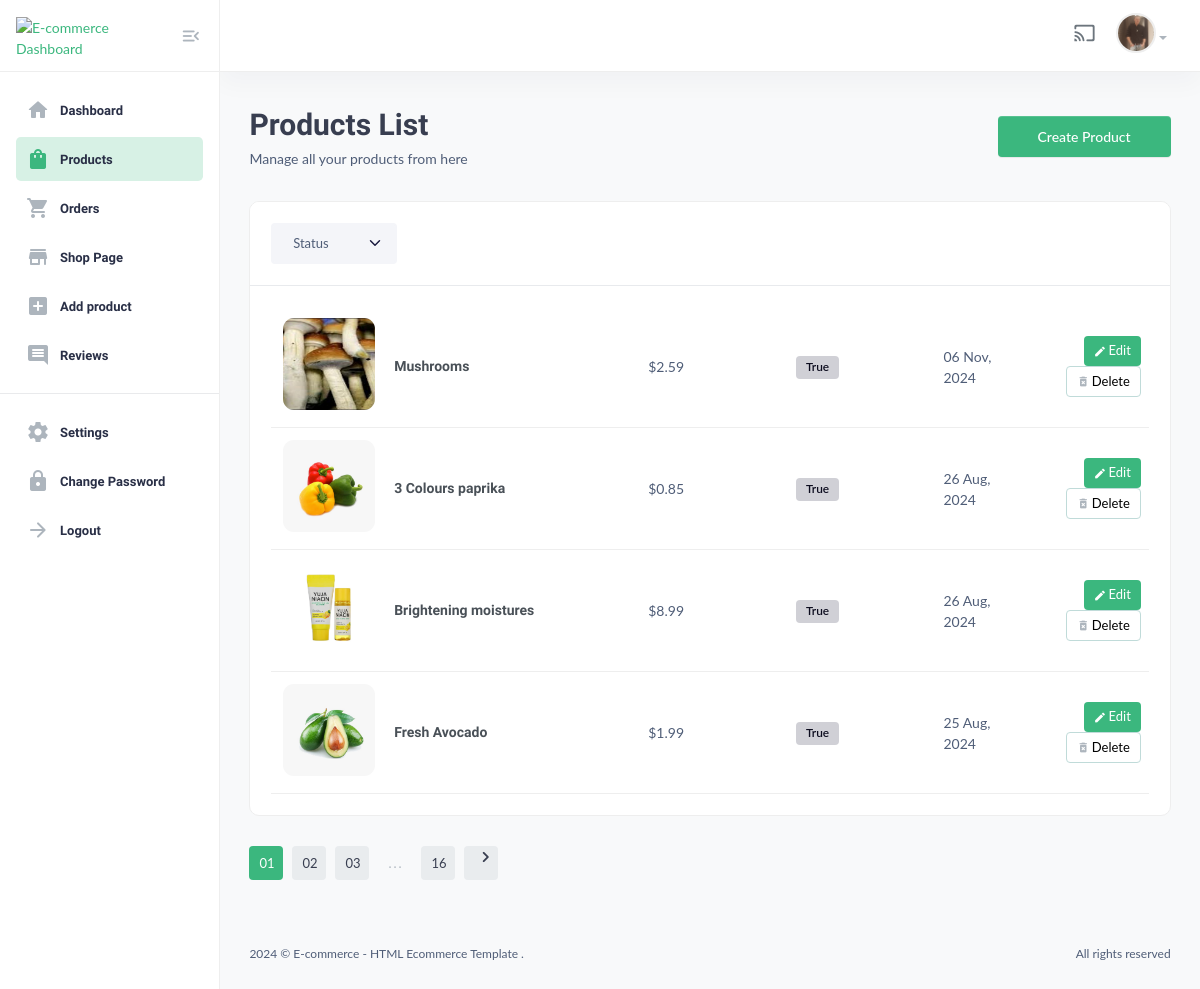
The app's page /useradmin/products/ (signed in) with its own data.
### userauths/models.py (models this page shows, shortened)
class User(AbstractUser):
    email = models.EmailField(unique=True)
    username = models.CharField(max_length=100)
    bio = models.CharField(max_length=100)
    USERNAME_FIELD = "email"
    REQUIRED_FIELDS = ['username']

class Profile(models.Model):
    user = models.OneToOneField(User, on_delete=models.CASCADE)
    image = models.ImageField(upload_to='image')
    full_name = models.CharField(max_length=200)
    bio = models.CharField(max_length=200, null=True, blank=True)
    phone = models.CharField(max_length=200)
    address = models.CharField(max_length=200, null=True, blank=True)
    country = models.CharField(max_length=200, null=True, blank=True)
    verified = models.BooleanField(default=False)

### core/models.py (models this page shows, shortened)
class Product(models.Model):
    pid = ShortUUIDField(unique=True, length=10, max_length=20, alphabet="abcdefgh12345")
    user = models.ForeignKey(User, on_delete=models.SET_NULL, null=True)
    category = models.ForeignKey(Category, on_delete=models.SET_NULL, null=True, related_name="category")
    vendor = models.ForeignKey(Vendor, on_delete=models.SET_NULL, null=True, related_name="vendor")
    title = models.CharField(max_length=100, default="Fresh Pear")
    image = models.ImageField(upload_to=user_directory_path, default="product.jpg")
    description = CKEditor5Field(null=True, blank=True, default="This is the product", config_name="extends")
    price = models.DecimalField(max_digits=12, decimal_places=2, default="1.99")
    old_price = models.DecimalField(max_digits=12, decimal_places=2, default="2.99")
    specifications = CKEditor5Field(null=True, blank=True, config_name="extends")
    type = models.CharField(max_length=100, default="Organic", null=True, blank=True)
    stock_count = models.CharField(max_length=100, default="10", null=True, blank=True)
    life = models.CharField(max_length=100, default="100 Days", null=True, blank=True)
    mfd = models.DateTimeField(auto_now_add=False, null=True, blank=True)
    tags = TaggableManager(blank=True)
    product_status = models.CharField(choices=STATUS, max_length=10, default="in_review")
    status = models.BooleanField(default=True)
    in_stock = models.BooleanField(default=True)
    featured = models.BooleanField(default=True)
    digital = models.BooleanField(default=False)
    sku = ShortUUIDField(unique=True, length=4, max_length=10, prefix="sku", alphabet="1234567890")
    date = models.DateTimeField(auto_now_add=True)
    updated = models.DateTimeField(null=True, blank=True)
    class Meta:
        verbose_name_plural = "Products"

### useradmin/decorators.py (the view)
    def wrapper(request, *args, **kwargs):
        if request.user.is_superuser != True:
            messages.warning(request, "You are not authorized to access this page.")
            return redirect("/user/sign-in/")
        return view_func(request, *args, **kwargs)

### core/context_processor.py (called while the page is built)
def default(request):
    categories = Category.objects.all()
    vendors = Vendor.objects.all()
    min_max_price = Product.objects.aggregate(Min("price"), Max("price")) # Get the lowest and highest value from the models (price from product)
    try:
        wishlist = Wishlist.objects.filter(user=request.user)
    except:
        messages.warning(request, "You need to login before accessing your wishlist.")
        wishlist = 0
    try:
        address = Address.objects.get(user=request.user)
    except:
        address = None
    return {
        "categories": categories,
        "wishlist": wishlist,
        "address": address,
        "vendors": vendors,
        "min_max_price": min_max_price,
    }

### useradmin/views.py (called while the page is built)
@admin_required
def products(request):
    all_products = Product.objects.all().order_by("-id")
    all_categories = Category.objects.all()
    context = {
        "all_products": all_products,
        "all_categories": all_categories,
        }
    return render(request, "useradmin/products.html", context)

### templates/useradmin/products.html (shortened to what this page needs)
{% extends 'useradmin/base.html' %}
{% load static %}
{% block content %}
<section class="content-main">
    <div class="content-header">
        <div>
            <h2 class="content-title card-title">Products List</h2>
            <p>Manage all your products from here</p>
        </div>
        <div>
            <a href="{% url 'useradmin:add-product' %}" class="btn btn-primary btn-sm rounded">Create Product</a>
        </div>
    </div>
    <div class="card mb-4">
        <header class="card-header">
            <div class="row align-items-center">
                <div class="col-md-2 col-6">
                    <select class="form-select">
                        <option selected>Status</option>
                    </select>
                </div>
            </div>
        </header>
        <div class="card-body">
            {% for p in all_products %}
            <article class="itemlist">
                <div class="row align-items-center">
                    <div class="col-lg-4 col-sm-4 col-8 flex-grow-1 col-name">
                        <a class="itemside" href="">
                            <div class="left">
                                <img src="{{ p.image.url }}" style="width: 100px; height: 100px; object-fit: cover; border-radius: 15px" class="img-sm img-thumbnail" alt="Item" />
                            </div>
                            <div class="info">
                                <h6 class="mb-0">{{ p.title }}</h6>
                            </div>
                        </a>
                    </div>
                    <div class="col-lg-2 col-sm-2 col-4 col-price"><span>${{ p.price }}</span></div>
                    <div class="col-lg-2 col-sm-2 col-4 col-status">
                        <span class="badge alert-dark">{{ p.status }}</span>
                    </div>
                    <div class="col-lg-1 col-sm-2 col-4 col-date">
                        <span>{{ p.date|date:"d M, Y" }}</span>
                    </div>
                    <div class="col-lg-2 col-sm-2 col-4 col-action text-end">
                        <a href="{% url 'useradmin:edit-product' p.pid %}" class="btn btn-sm font-sm rounded btn-brand"> <i class="material-icons md-edit"></i> Edit </a>
                        <a href="{% url 'useradmin:delete-product' p.pid %}" class="btn btn-sm font-sm btn-light rounded"> <i class="material-icons md-delete_forever"></i> Delete </a>
                    </div>
                </div>
            </article>
            {% endfor %}
        </div>
    </div>
    <div class="pagination-area mt-30 mb-50">
        <nav aria-label="Page navigation example">
            <ul class="pagination justify-content-start">
                <li class="page-item active"><a class="page-link" href="#">01</a></li>
                <li class="page-item"><a class="page-link" href="#">02</a></li>
                <li class="page-item"><a class="page-link" href="#">03</a></li>
                <li class="page-item"><a class="page-link dot" href="#">...</a></li>
                <li class="page-item"><a class="page-link" href="#">16</a></li>
                <li class="page-item">
                    <a class="page-link" href="#"><i class="material-icons md-chevron_right"></i></a>
                </li>
            </ul>
        </nav>
    </div>
</section>
{% endblock content %}

### templates/useradmin/base.html (shortened to what this page needs)
{% load static %}
<!DOCTYPE html>
<html lang="en">
    <head>
        <link href="{% static 'assets2/css/main.css' %}" rel="stylesheet" type="text/css" />
        <link rel="stylesheet" href="https://cdnjs.cloudflare.com/ajax/libs/font-awesome/6.0.0/css/all.min.css" />
    </head>
    <body>
        <aside class="navbar-aside" id="offcanvas_aside">
            <div class="aside-top">
                <a href="/useradmin/" class="brand-wrap">
                    <img src="https://clipground.com/images/ecommerce-logo-png-11.png" class="logo" alt="E-commerce Dashboard" />
                </a>
                <div>
                    <button class="btn btn-icon btn-aside-minimize"><i class="text-muted material-icons md-menu_open"></i></button>
                </div>
            </div>
            <nav>
                <ul class="menu-aside">
                    <li class="menu-item {% if '/useradmin/dashboard/' in request.path %}active{% endif %}">
                        <a class="menu-link" href="{% url 'useradmin:dashboard' %}">
                            <i class="icon material-icons md-home"></i>
                            <span class="text">Dashboard</span>
                        </a>
                    </li>
                    <li class="menu-item {% if '/useradmin/products/' in request.path %}active{% endif %}">
                        <a class="menu-link" href="{% url 'useradmin:products' %}">
                            <i class="icon material-icons md-shopping_bag"></i>
                            <span class="text">Products</span>
                        </a>
                    </li>
                    <li class="menu-item {% if '/useradmin/orders/' in request.path %}active{% endif %}">
                        <a class="menu-link" href="{% url 'useradmin:orders' %}">
                            <i class="icon material-icons md-shopping_cart"></i>
                            <span class="text">Orders</span>
                        </a>
                    </li>
                    <li class="menu-item">
                        <a class="menu-link" href="{% url 'useradmin:shop-page' %}">
                            <i class="icon material-icons md-store"></i>
                            <span class="text">Shop Page</span>
                        </a>
                    </li>
                    <li class="menu-item ">
                        <a class="menu-link" href="{% url 'useradmin:add-product' %}">
                            <i class="icon material-icons md-add_box"></i>
                            <span class="text">Add product</span>
                        </a>
                    </li>
                    <li class="menu-item">
                        <a class="menu-link" href="{% url 'useradmin:reviews' %}">
                            <i class="icon material-icons md-comment"></i>
                            <span class="text">Reviews</span>
                        </a>
                    </li>
                </ul>
                <hr />
                <ul class="menu-aside">
                    <li class="menu-item">
                        <a class="menu-link" href="{% url 'useradmin:settings' %}">
                            <i class="icon material-icons md-settings"></i>
                            <span class="text">Settings</span>
                        </a>
                    </li>
                    <li class="menu-item">
                        <a class="menu-link" href="{% url 'useradmin:change-password' %}">
                            <i class="icon material-icons md-lock"></i>
                            <span class="text"> Change Password </span>
                        </a>
                    </li>
                    <li class="menu-item">
                        <a class="menu-link" href="{% url 'userauths:sign-out' %}">
                            <i class="icon material-icons md-arrow_forward"></i>
                            <span class="text">Logout</span>
                        </a>
                    </li>
                </ul>
                <br />
                <br />
            </nav>
        </aside>
        <main class="main-wrap">
            <header class="main-header navbar">
                <div class="col-nav">
                    <ul class="nav">
                        <li class="nav-item">
                            <a href="#" class="requestfullscreen nav-link btn-icon"><i class="material-icons md-cast"></i></a>
                        </li>
                        <li class="dropdown nav-item">
                            <a class="dropdown-toggle" data-bs-toggle="dropdown" href="#" id="dropdownAccount" aria-expanded="false">
                                {% if request.user.profile.image %}
                                <img class="img-xs rounded-circle" src="{{request.user.profile.image.url}}" alt="User" />
                                {% else %}
                                <img class="img-xs rounded-circle" src="https://www.shutterstock.com/image-vector/vector-flat-illustration-grayscale-avatar-600nw-2281862025.jpg" alt="User" />
                                {% endif %}
                            </a>
                        </li>
                    </ul>
                </div>
            </header>
            {% block content %}
            {% endblock content %}
            <footer class="main-footer font-xs">
                <div class="row pb-30 pt-15">
                    <div class="col-sm-6">
                        &copy; E-commerce - HTML Ecommerce Template .
                    </div>
                    <div class="col-sm-6">
                        <div class="text-sm-end">All rights reserved</div>
                    </div>
                </div>
            </footer>
        </main>
    </body>
</html>

### records on screen
User: user.profile.image (picture)
Product: image (picture), title "Mushrooms", price "2.59", status "True", date "06 Nov, 2024"
Product: image (picture), title "3 Colours paprika", price "0.85", status "True", date "26 Aug, 2024"
Product: image (picture), title "Brightening moistures", price "8.99", status "True", date "26 Aug, 2024"
Product: image (picture), title "Fresh Avocado", price "1.99", status "True", date "25 Aug, 2024"
